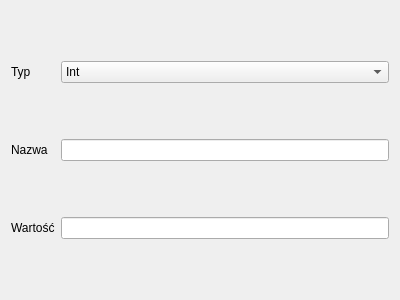
<?xml version="1.0" encoding="UTF-8"?>
<ui version="4.0">
 <class>VariableParams</class>
 <widget class="QWidget" name="VariableParams">
  <property name="geometry">
   <rect>
    <x>0</x>
    <y>0</y>
    <width>400</width>
    <height>300</height>
   </rect>
  </property>
  <property name="windowTitle">
   <string>Form</string>
  </property>
  <layout class="QGridLayout" name="gridLayout">
   <item row="0" column="0">
    <widget class="QLabel" name="label">
     <property name="text">
      <string>Typ</string>
     </property>
    </widget>
   </item>
   <item row="2" column="0">
    <widget class="QLabel" name="label_2">
     <property name="text">
      <string>Wartość</string>
     </property>
    </widget>
   </item>
   <item row="0" column="2">
    <widget class="QComboBox" name="cbType">
     <item>
      <property name="text">
       <string>Int</string>
      </property>
     </item>
     <item>
      <property name="text">
       <string>Double</string>
      </property>
     </item>
     <item>
      <property name="text">
       <string>String</string>
      </property>
     </item>
     <item>
      <property name="text">
       <string/>
      </property>
     </item>
    </widget>
   </item>
   <item row="2" column="2">
    <widget class="QLineEdit" name="leValue"/>
   </item>
   <item row="1" column="0">
    <widget class="QLabel" name="label_3">
     <property name="text">
      <string>Nazwa</string>
     </property>
    </widget>
   </item>
   <item row="1" column="2">
    <widget class="QLineEdit" name="leName"/>
   </item>
  </layout>
 </widget>
 <resources/>
 <connections/>
</ui>
